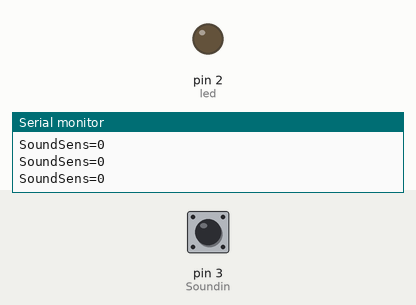
The sketch below on a simulated Arduino Uno, built with avr-gcc and run on an emulated ATmega328P. Parts: output pins drawn as LEDs (lit = HIGH), the last lines printed to the serial monitor. Dashed ring = blinking. The inputs (shaded band) are chosen by the test bench; at power-on: pin 3 (Soundin) LOW.

Above: at 1.2 s.
1.3 s: pin 3 (Soundin) driven HIGH
At 1.7 s:
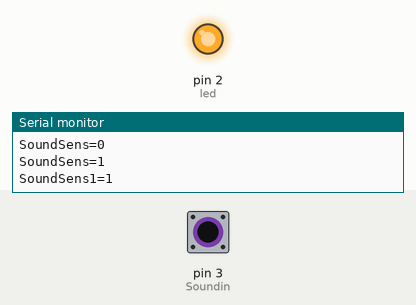
2.8 s: pin 3 (Soundin) driven LOW
At 4.5 s:
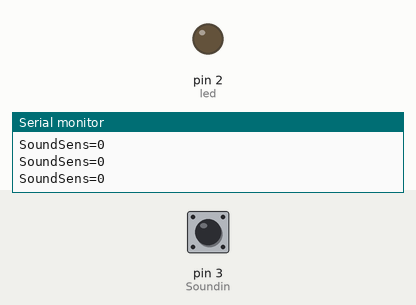
4.8 s: pin 3 (Soundin) pulsed HIGH 5 times (0.12 s each, 0.3 s apart)
At 5.2 s:
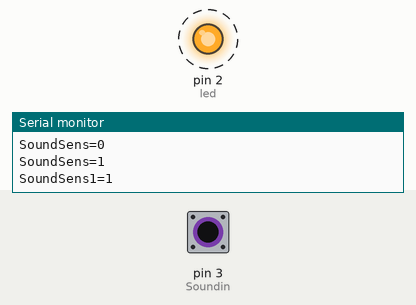
9.3 s: pin 3 (Soundin) pulsed HIGH 2 times (0.12 s each, 0.3 s apart)
At 10.8 s:
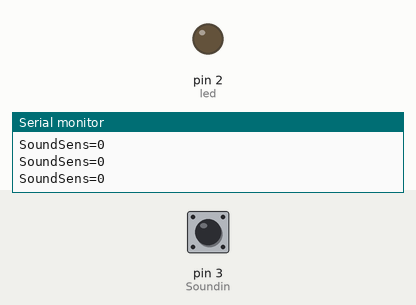
Timing chart, 0 to 12.3 s (numbered marks = the images above; inputs shaded):
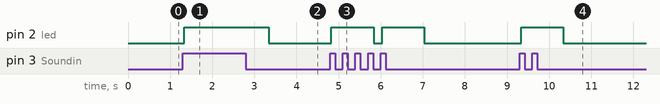

Measured:
- after the input at 1.3 s, pin 2 (led): LOW → HIGH at once
- after the input at 2.8 s, pin 2 (led): HIGH → LOW after 0.54 s
- after the input at 4.8 s, pin 2 (led): alternates HIGH for 1.0 s and LOW for 0.20 s, 4 changes in all, then stays LOW, starting at once
- after the input at 9.3 s, pin 2 (led): LOW → HIGH at once, → LOW 1.0 s later

The sketch:

BIG_SOUND_DIGITAL.ino
```cpp
int Soundin = 3;
int led =2;


void setup()
{
  Serial.begin(9600);
  pinMode(Soundin, INPUT);
  pinMode(led, OUTPUT);
}

void loop()
{
         int SoundSens = digitalRead(Soundin);
         Serial.print("SoundSens=");
         Serial.println(SoundSens);
         delay(1);

         if(SoundSens == 1)
        {
         Serial.print("SoundSens1=");
         Serial.println(SoundSens);
         digitalWrite(led, HIGH);
         delay(1000);
        }
         else
         digitalWrite(led, LOW);


}
```
